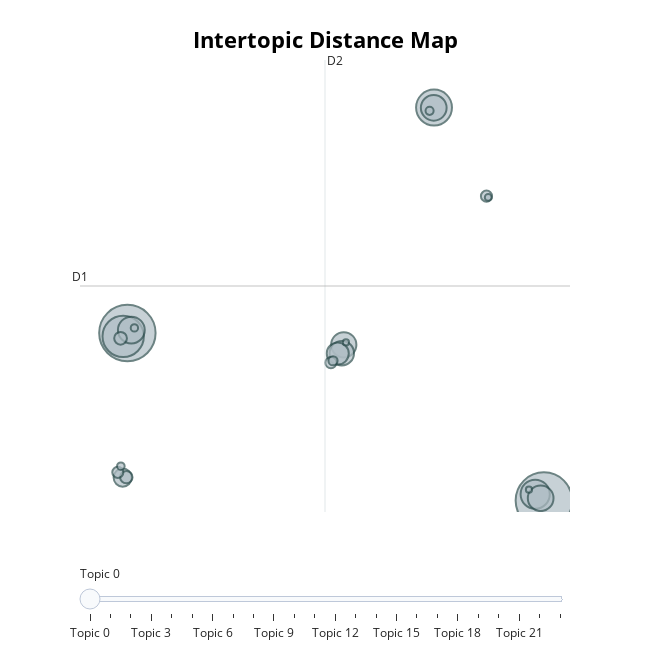

Write notebook code for a chart like this one.
### Markdown cell above
Visualización

### Code cell
model.visualize_topics()

### Figure 1 — Plotly figure (JSON) as saved in the notebook; plotly's stock layout.template omitted (floating-point values rounded to 4 significant figures)
{"data": [{"customdata": [[0, "vitamina | déficit | vitamínico | alimento | tradiciones", 829], [1, "fruta | fruto | pueblo | si | puede", 824], [2, "adela | debería | priorizar | alimento | pueblo", 443], [3, "salud | personas | tradiciones | importante | población", 334], [4, "alimento | tradiciones | producir | producción | pueblo", 221], [5, "agua | escasez | hídrica | tradiciones | producción", 187], [6, "niños | ancianos | salud | importante | adultos", 172], [7, "alimento | producir | personas | población | salud", 171], [8, "tradiciones | proyecto | importante | resguardar | vida", 165], [9, "indígena | indígenas | comunidad | acuerdo | llegar", 155], [10, "identitarias | identidad | tradiciones | pueblos | resguardar", 126], [11, "proyecto | pueblo | acuerdo | buscar | startup", 85], [12, "chile | relleno | chilena | población | originarios", 42], [13, "ambas | partes | acuerdo | llegar | dos", 40], [14, "opinion | misma | mi | opinión | mantiene", 33], [15, "mitad | lo | esos | alimeto | promedios", 32], [16, "innovación | si | bien | respetar | avance", 32], [17, "minoría | grupo | mantengo | originario | postura", 22], [18, "religiosas | creencias | ciencia | avances | nunca", 17], [19, "ciencia | desarrollo | humano | camino | tecnológicamente", 15], [20, "adele | debería | originario | acuerdo | pueblo", 14], [21, "postura | mantengo | manteniendo | modifico | internet", 12], [22, "resolver | bajo | problema | objetivas | maduro", 10], [23, "salvar | acordarse | diagüita | personas | vida", 10]], "hovertemplate": "<b>Topic %{customdata[0]}</b><br>%{customdata[1]}<br>Size: %{customdata[2]}", "legendgroup": "", "marker": {"color": "#B0BEC5", "line": {"color": "DarkSlateGrey", "width": 2}, "size": [829, 824, 443, 334, 221, 187, 172, 171, 165, 155, 126, 85, 42, 40, 33, 32, 32, 22, 17, 15, 14, 12, 10, 10], "sizemode": "area", "sizeref": 0.5181, "symbol": "circle"}, "mode": "markers", "name": "", "orientation": "v", "showlegend": false, "type": "scatter", "x": [8.522, -11.89, -12.09, 3.138, 8.095, -11.69, 3.123, 8.363, -1.285, -1.382, -1.579, -12.12, -12.22, -11.94, -1.915, 5.708, -12.36, -1.812, 2.92, -12.21, -11.54, 5.793, 7.79, -1.179], "xaxis": "x", "y": [-5.092, 6.148, 5.927, 21.27, -4.665, 6.347, 21.26, -4.933, 5.362, 4.798, 4.771, -3.547, 5.798, -3.518, 4.162, 15.33, -3.197, 4.29, 21.05, -2.785, 6.494, 15.25, -4.36, 5.515], "yaxis": "y"}], "layout": {"annotations": [{"showarrow": false, "text": "D1", "x": -14.21, "y": 9.304, "yshift": 10}, {"showarrow": false, "text": "D2", "x": -2.205, "xshift": 10, "y": 24.46}], "height": 650, "hoverlabel": {"bgcolor": "white", "font": {"family": "Rockwell", "size": 16}}, "legend": {"itemsizing": "constant", "tracegroupgap": 0}, "margin": {"t": 60}, "shapes": [{"line": {"color": "#CFD8DC", "width": 2}, "type": "line", "x0": -2.205, "x1": -2.205, "y0": -5.856, "y1": 24.46}, {"line": {"color": "#9E9E9E", "width": 2}, "type": "line", "x0": -14.21, "x1": 9.8, "y0": 9.304, "y1": 9.304}], "sliders": [{"active": 0, "pad": {"t": 50}, "steps": [{"args": [{"marker.color": [["red", "#B0BEC5", "#B0BEC5", "#B0BEC5", "#B0BEC5", "#B0BEC5", "#B0BEC5", "#B0BEC5", "#B0BEC5", "#B0BEC5", "#B0BEC5", "#B0BEC5", "#B0BEC5", "#B0BEC5", "#B0BEC5", "#B0BEC5", "#B0BEC5", "#B0BEC5", "#B0BEC5", "#B0BEC5", "#B0BEC5", "#B0BEC5", "#B0BEC5", "#B0BEC5"]]}], "label": "Topic 0", "method": "update"}, {"args": [{"marker.color": [["#B0BEC5", "red", "#B0BEC5", "#B0BEC5", "#B0BEC5", "#B0BEC5", "#B0BEC5", "#B0BEC5", "#B0BEC5", "#B0BEC5", "#B0BEC5", "#B0BEC5", "#B0BEC5", "#B0BEC5", "#B0BEC5", "#B0BEC5", "#B0BEC5", "#B0BEC5", "#B0BEC5", "#B0BEC5", "#B0BEC5", "#B0BEC5", "#B0BEC5", "#B0BEC5"]]}], "label": "Topic 1", "method": "update"}, {"args": [{"marker.color": [["#B0BEC5", "#B0BEC5", "red", "#B0BEC5", "#B0BEC5", "#B0BEC5", "#B0BEC5", "#B0BEC5", "#B0BEC5", "#B0BEC5", "#B0BEC5", "#B0BEC5", "#B0BEC5", "#B0BEC5", "#B0BEC5", "#B0BEC5", "#B0BEC5", "#B0BEC5", "#B0BEC5", "#B0BEC5", "#B0BEC5", "#B0BEC5", "#B0BEC5", "#B0BEC5"]]}], "label": "Topic 2", "method": "update"}, {"args": [{"marker.color": [["#B0BEC5", "#B0BEC5", "#B0BEC5", "red", "#B0BEC5", "#B0BEC5", "#B0BEC5", "#B0BEC5", "#B0BEC5", "#B0BEC5", "#B0BEC5", "#B0BEC5", "#B0BEC5", "#B0BEC5", "#B0BEC5", "#B0BEC5", "#B0BEC5", "#B0BEC5", "#B0BEC5", "#B0BEC5", "#B0BEC5", "#B0BEC5", "#B0BEC5", "#B0BEC5"]]}], "label": "Topic 3", "method": "update"}, {"args": [{"marker.color": [["#B0BEC5", "#B0BEC5", "#B0BEC5", "#B0BEC5", "red", "#B0BEC5", "#B0BEC5", "#B0BEC5", "#B0BEC5", "#B0BEC5", "#B0BEC5", "#B0BEC5", "#B0BEC5", "#B0BEC5", "#B0BEC5", "#B0BEC5", "#B0BEC5", "#B0BEC5", "#B0BEC5", "#B0BEC5", "#B0BEC5", "#B0BEC5", "#B0BEC5", "#B0BEC5"]]}], "label": "Topic 4", "method": "update"}, {"args": [{"marker.color": [["#B0BEC5", "#B0BEC5", "#B0BEC5", "#B0BEC5", "#B0BEC5", "red", "#B0BEC5", "#B0BEC5", "#B0BEC5", "#B0BEC5", "#B0BEC5", "#B0BEC5", "#B0BEC5", "#B0BEC5", "#B0BEC5", "#B0BEC5", "#B0BEC5", "#B0BEC5", "#B0BEC5", "#B0BEC5", "#B0BEC5", "#B0BEC5", "#B0BEC5", "#B0BEC5"]]}], "label": "Topic 5", "method": "update"}, {"args": [{"marker.color": [["#B0BEC5", "#B0BEC5", "#B0BEC5", "#B0BEC5", "#B0BEC5", "#B0BEC5", "red", "#B0BEC5", "#B0BEC5", "#B0BEC5", "#B0BEC5", "#B0BEC5", "#B0BEC5", "#B0BEC5", "#B0BEC5", "#B0BEC5", "#B0BEC5", "#B0BEC5", "#B0BEC5", "#B0BEC5", "#B0BEC5", "#B0BEC5", "#B0BEC5", "#B0BEC5"]]}], "label": "Topic 6", "method": "update"}, {"args": [{"marker.color": [["#B0BEC5", "#B0BEC5", "#B0BEC5", "#B0BEC5", "#B0BEC5", "#B0BEC5", "#B0BEC5", "red", "#B0BEC5", "#B0BEC5", "#B0BEC5", "#B0BEC5", "#B0BEC5", "#B0BEC5", "#B0BEC5", "#B0BEC5", "#B0BEC5", "#B0BEC5", "#B0BEC5", "#B0BEC5", "#B0BEC5", "#B0BEC5", "#B0BEC5", "#B0BEC5"]]}], "label": "Topic 7", "method": "update"}, {"args": [{"marker.color": [["#B0BEC5", "#B0BEC5", "#B0BEC5", "#B0BEC5", "#B0BEC5", "#B0BEC5", "#B0BEC5", "#B0BEC5", "red", "#B0BEC5", "#B0BEC5", "#B0BEC5", "#B0BEC5", "#B0BEC5", "#B0BEC5", "#B0BEC5", "#B0BEC5", "#B0BEC5", "#B0BEC5", "#B0BEC5", "#B0BEC5", "#B0BEC5", "#B0BEC5", "#B0BEC5"]]}], "label": "Topic 8", "method": "update"}, {"args": [{"marker.color": [["#B0BEC5", "#B0BEC5", "#B0BEC5", "#B0BEC5", "#B0BEC5", "#B0BEC5", "#B0BEC5", "#B0BEC5", "#B0BEC5", "red", "#B0BEC5", "#B0BEC5", "#B0BEC5", "#B0BEC5", "#B0BEC5", "#B0BEC5", "#B0BEC5", "#B0BEC5", "#B0BEC5", "#B0BEC5", "#B0BEC5", "#B0BEC5", "#B0BEC5", "#B0BEC5"]]}], "label": "Topic 9", "method": "update"}, {"args": [{"marker.color": [["#B0BEC5", "#B0BEC5", "#B0BEC5", "#B0BEC5", "#B0BEC5", "#B0BEC5", "#B0BEC5", "#B0BEC5", "#B0BEC5", "#B0BEC5", "red", "#B0BEC5", "#B0BEC5", "#B0BEC5", "#B0BEC5", "#B0BEC5", "#B0BEC5", "#B0BEC5", "#B0BEC5", "#B0BEC5", "#B0BEC5", "#B0BEC5", "#B0BEC5", "#B0BEC5"]]}], "label": "Topic 10", "method": "update"}, {"args": [{"marker.color": [["#B0BEC5", "#B0BEC5", "#B0BEC5", "#B0BEC5", "#B0BEC5", "#B0BEC5", "#B0BEC5", "#B0BEC5", "#B0BEC5", "#B0BEC5", "#B0BEC5", "red", "#B0BEC5", "#B0BEC5", "#B0BEC5", "#B0BEC5", "#B0BEC5", "#B0BEC5", "#B0BEC5", "#B0BEC5", "#B0BEC5", "#B0BEC5", "#B0BEC5", "#B0BEC5"]]}], "label": "Topic 11", "method": "update"}, {"args": [{"marker.color": [["#B0BEC5", "#B0BEC5", "#B0BEC5", "#B0BEC5", "#B0BEC5", "#B0BEC5", "#B0BEC5", "#B0BEC5", "#B0BEC5", "#B0BEC5", "#B0BEC5", "#B0BEC5", "red", "#B0BEC5", "#B0BEC5", "#B0BEC5", "#B0BEC5", "#B0BEC5", "#B0BEC5", "#B0BEC5", "#B0BEC5", "#B0BEC5", "#B0BEC5", "#B0BEC5"]]}], "label": "Topic 12", "method": "update"}, {"args": [{"marker.color": [["#B0BEC5", "#B0BEC5", "#B0BEC5", "#B0BEC5", "#B0BEC5", "#B0BEC5", "#B0BEC5", "#B0BEC5", "#B0BEC5", "#B0BEC5", "#B0BEC5", "#B0BEC5", "#B0BEC5", "red", "#B0BEC5", "#B0BEC5", "#B0BEC5", "#B0BEC5", "#B0BEC5", "#B0BEC5", "#B0BEC5", "#B0BEC5", "#B0BEC5", "#B0BEC5"]]}], "label": "Topic 13", "method": "update"}, {"args": [{"marker.color": [["#B0BEC5", "#B0BEC5", "#B0BEC5", "#B0BEC5", "#B0BEC5", "#B0BEC5", "#B0BEC5", "#B0BEC5", "#B0BEC5", "#B0BEC5", "#B0BEC5", "#B0BEC5", "#B0BEC5", "#B0BEC5", "red", "#B0BEC5", "#B0BEC5", "#B0BEC5", "#B0BEC5", "#B0BEC5", "#B0BEC5", "#B0BEC5", "#B0BEC5", "#B0BEC5"]]}], "label": "Topic 14", "method": "update"}, {"args": [{"marker.color": [["#B0BEC5", "#B0BEC5", "#B0BEC5", "#B0BEC5", "#B0BEC5", "#B0BEC5", "#B0BEC5", "#B0BEC5", "#B0BEC5", "#B0BEC5", "#B0BEC5", "#B0BEC5", "#B0BEC5", "#B0BEC5", "#B0BEC5", "red", "#B0BEC5", "#B0BEC5", "#B0BEC5", "#B0BEC5", "#B0BEC5", "#B0BEC5", "#B0BEC5", "#B0BEC5"]]}], "label": "Topic 15", "method": "update"}, {"args": [{"marker.color": [["#B0BEC5", "#B0BEC5", "#B0BEC5", "#B0BEC5", "#B0BEC5", "#B0BEC5", "#B0BEC5", "#B0BEC5", "#B0BEC5", "#B0BEC5", "#B0BEC5", "#B0BEC5", "#B0BEC5", "#B0BEC5", "#B0BEC5", "#B0BEC5", "red", "#B0BEC5", "#B0BEC5", "#B0BEC5", "#B0BEC5", "#B0BEC5", "#B0BEC5", "#B0BEC5"]]}], "label": "Topic 16", "method": "update"}, {"args": [{"marker.color": [["#B0BEC5", "#B0BEC5", "#B0BEC5", "#B0BEC5", "#B0BEC5", "#B0BEC5", "#B0BEC5", "#B0BEC5", "#B0BEC5", "#B0BEC5", "#B0BEC5", "#B0BEC5", "#B0BEC5", "#B0BEC5", "#B0BEC5", "#B0BEC5", "#B0BEC5", "red", "#B0BEC5", "#B0BEC5", "#B0BEC5", "#B0BEC5", "#B0BEC5", "#B0BEC5"]]}], "label": "Topic 17", "method": "update"}, {"args": [{"marker.color": [["#B0BEC5", "#B0BEC5", "#B0BEC5", "#B0BEC5", "#B0BEC5", "#B0BEC5", "#B0BEC5", "#B0BEC5", "#B0BEC5", "#B0BEC5", "#B0BEC5", "#B0BEC5", "#B0BEC5", "#B0BEC5", "#B0BEC5", "#B0BEC5", "#B0BEC5", "#B0BEC5", "red", "#B0BEC5", "#B0BEC5", "#B0BEC5", "#B0BEC5", "#B0BEC5"]]}], "label": "Topic 18", "method": "update"}, {"args": [{"marker.color": [["#B0BEC5", "#B0BEC5", "#B0BEC5", "#B0BEC5", "#B0BEC5", "#B0BEC5", "#B0BEC5", "#B0BEC5", "#B0BEC5", "#B0BEC5", "#B0BEC5", "#B0BEC5", "#B0BEC5", "#B0BEC5", "#B0BEC5", "#B0BEC5", "#B0BEC5", "#B0BEC5", "#B0BEC5", "red", "#B0BEC5", "#B0BEC5", "#B0BEC5", "#B0BEC5"]]}], "label": "Topic 19", "method": "update"}, {"args": [{"marker.color": [["#B0BEC5", "#B0BEC5", "#B0BEC5", "#B0BEC5", "#B0BEC5", "#B0BEC5", "#B0BEC5", "#B0BEC5", "#B0BEC5", "#B0BEC5", "#B0BEC5", "#B0BEC5", "#B0BEC5", "#B0BEC5", "#B0BEC5", "#B0BEC5", "#B0BEC5", "#B0BEC5", "#B0BEC5", "#B0BEC5", "red", "#B0BEC5", "#B0BEC5", "#B0BEC5"]]}], "label": "Topic 20", "method": "update"}, {"args": [{"marker.color": [["#B0BEC5", "#B0BEC5", "#B0BEC5", "#B0BEC5", "#B0BEC5", "#B0BEC5", "#B0BEC5", "#B0BEC5", "#B0BEC5", "#B0BEC5", "#B0BEC5", "#B0BEC5", "#B0BEC5", "#B0BEC5", "#B0BEC5", "#B0BEC5", "#B0BEC5", "#B0BEC5", "#B0BEC5", "#B0BEC5", "#B0BEC5", "red", "#B0BEC5", "#B0BEC5"]]}], "label": "Topic 21", "method": "update"}, {"args": [{"marker.color": [["#B0BEC5", "#B0BEC5", "#B0BEC5", "#B0BEC5", "#B0BEC5", "#B0BEC5", "#B0BEC5", "#B0BEC5", "#B0BEC5", "#B0BEC5", "#B0BEC5", "#B0BEC5", "#B0BEC5", "#B0BEC5", "#B0BEC5", "#B0BEC5", "#B0BEC5", "#B0BEC5", "#B0BEC5", "#B0BEC5", "#B0BEC5", "#B0BEC5", "red", "#B0BEC5"]]}], "label": "Topic 22", "method": "update"}, {"args": [{"marker.color": [["#B0BEC5", "#B0BEC5", "#B0BEC5", "#B0BEC5", "#B0BEC5", "#B0BEC5", "#B0BEC5", "#B0BEC5", "#B0BEC5", "#B0BEC5", "#B0BEC5", "#B0BEC5", "#B0BEC5", "#B0BEC5", "#B0BEC5", "#B0BEC5", "#B0BEC5", "#B0BEC5", "#B0BEC5", "#B0BEC5", "#B0BEC5", "#B0BEC5", "#B0BEC5", "red"]]}], "label": "Topic 23", "method": "update"}]}], "title": {"font": {"color": "Black", "size": 22}, "text": "<b>Intertopic Distance Map</b>", "x": 0.5, "xanchor": "center", "y": 0.95, "yanchor": "top"}, "width": 650, "xaxis": {"anchor": "y", "domain": [0, 1], "range": [-14.21, 9.8], "title": {"text": ""}, "visible": false}, "yaxis": {"anchor": "x", "domain": [0, 1], "range": [-5.856, 24.46], "title": {"text": ""}, "visible": false}}}
